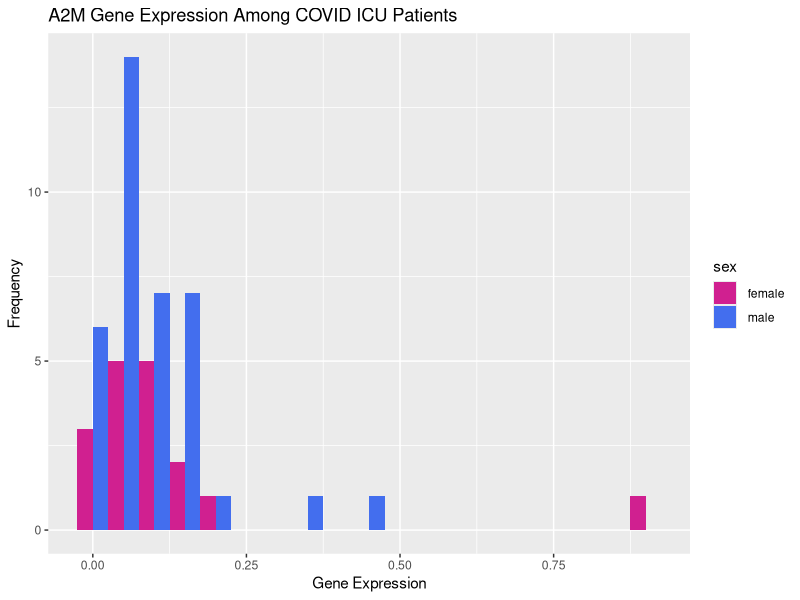
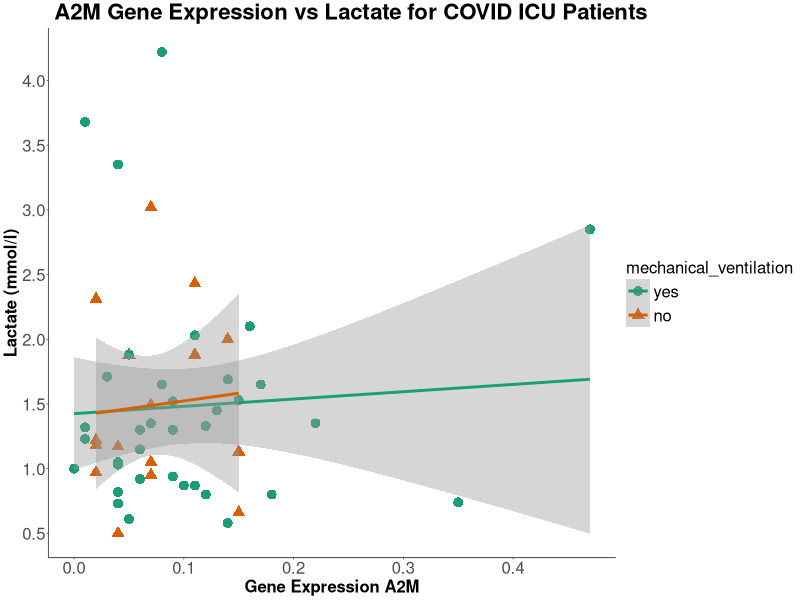
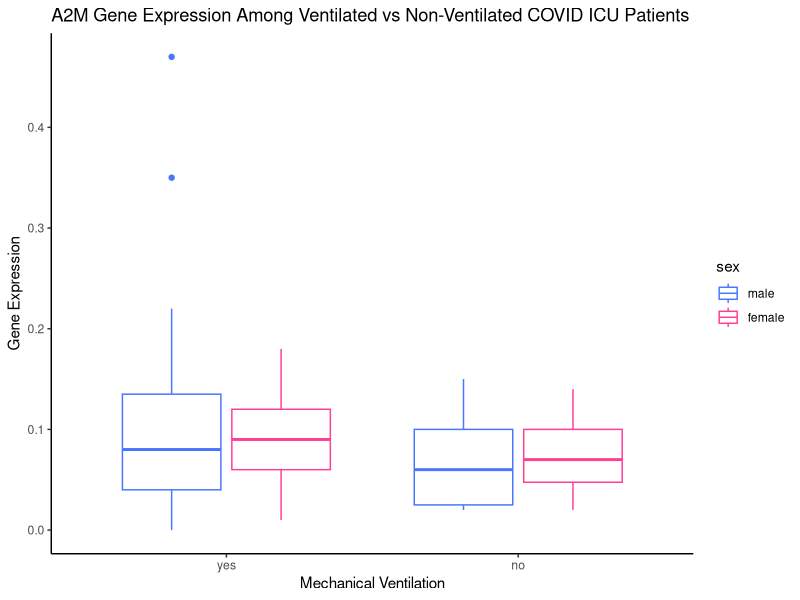
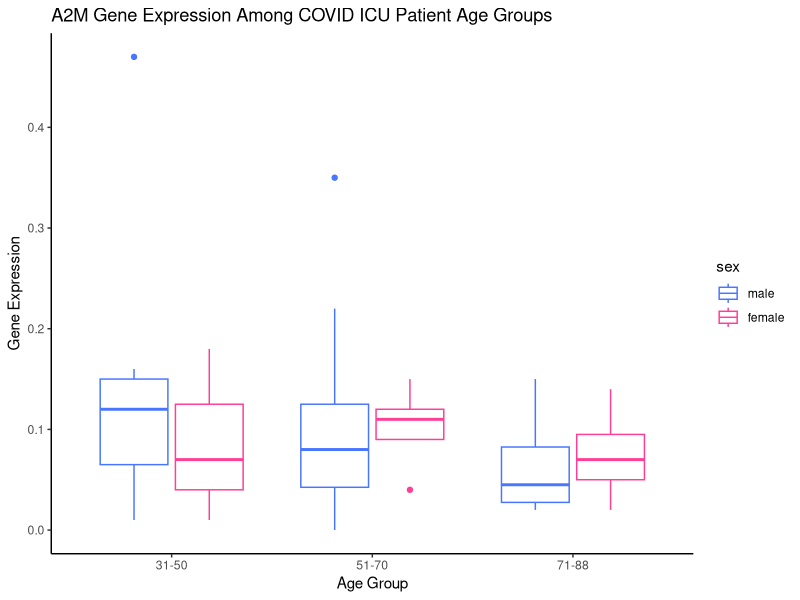

These charts were generated, in order, by the following R code:
## ---- chunk 1
knitr::opts_chunk$set(echo = TRUE)
library(dplyr)
## ---- chunk 2
# Set the working directory and read in the files
setwd("C:/Users/AlexandraTreml/Desktop/MS/QBS103/Project/QBS103_proj")
genes <- read.csv("genes_GSE157103.csv")
participant <- read.csv("series_matrix_GSE157103.csv")

#head(genes)
#head(participant)

# Rename the first column in genes to 'gene'
genes <- genes %>%
  rename(gene = X)

# Filter for 'A2M' gene
genes <- genes %>%
  filter(gene == "A2M")

# Pivot the genes dataframe
genes_long <- genes %>%
  tidyr::pivot_longer(cols = -gene, names_to = 'id', values_to = 'expression')
#head(genes_long)

# rename id column in participant, select my categorical covariates and continuous variable (+age for eda)
participant <- participant %>%
  filter(icu_status == ' yes') %>%
  rename(id = participant_id) %>%
  select(id, age, sex, mechanical_ventilation, lactate.mmol.l.)
#head(participant)

#join 2 dataframes
df <- left_join(participant, genes_long, by = "id")
# head(df)

#clean up new dataframe

#fill lactate unknowns with NA 
df$lactate.mmol.l.[df$lactate.mmol.l. == " unknown"] <- NA
#fill sex unknowns with NA 
df$sex[df$sex == " unknown"] <- NA
#remove : from age, and fill with NA
df$age[df$age == " :"] <- NA

#head(df)
## ---- chunk 3
#create a histogram using sex and gene expression

# Load the necessary library
library(ggplot2)
df <- na.omit(df)
df <- df %>% 
  select(id, gene, sex, age, mechanical_ventilation, expression, lactate.mmol.l.)
#head(df)

df$sex <- as.factor(df$sex)
levels(df$sex)


ggplot(data = df, aes(x = expression, fill = sex)) + 
  geom_histogram(binwidth = 0.05, position = 'dodge') + 
  labs(x = 'Gene Expression', y = 'Frequency', title = 'A2M Gene Expression Among COVID ICU Patients') +  
  scale_fill_manual(values = c("violetred", "royalblue2"))

## ---- chunk 4
#create a scatterplot using gene expression and lactate 

# Load necessary libraries
library(dplyr)
library(ggplot2)

#head(df)

# Convert lactate.mmol.l. to numeric
df$lactate.mmol.l. <- as.numeric(df$lactate.mmol.l.)

# Remove leading and trailing whitespaces from sex column
df$sex <- trimws(df$sex)
df$mechanical_ventilation <- trimws(df$mechanical_ventilation)

# Check unique levels
unique(df$sex)
unique(df$mechanical_ventilation)

# Set factor levels
df$sex <- factor(df$sex, levels = c("male", "female"))
df$mechanical_ventilation <- factor(df$mechanical_ventilation, levels = c("yes", "no"))


# Filter out values greater than 6.5 for the y-axis
df <- df %>% filter(lactate.mmol.l. <= 6.5)

df <- df %>% filter(expression <= 0.5)

# scatterplot vent
ggplot(df, aes(x = expression, y = lactate.mmol.l., color = mechanical_ventilation, shape = mechanical_ventilation)) + 
  geom_point(size = 3) + 
  scale_y_continuous(breaks = seq(0, ceiling(max(df$lactate.mmol.l., na.rm = TRUE)), by = 0.5)) +
  geom_smooth(method = "lm", se = TRUE) + 
  labs(x = 'Gene Expression A2M', y = 'Lactate (mmol/l)', title = ' A2M Gene Expression vs Lactate for COVID ICU Patients') + 
  theme_classic(base_size = 5) +
  scale_color_brewer(palette = 'Dark2') +
  #scale_color_manual(values = c("male" = "royalblue2", "female" = "violetred3")) + 
  scale_shape_manual(values = c(16, 17)) +  
  theme(
    plot.title = element_text(size = 16, face = "bold"), # Center and bold title
    axis.title = element_text(size = 12, face = "bold"), # Bold axis titles
    axis.text = element_text(size = 12), # Increase axis text size
    legend.title = element_text(size = 12), 
    legend.text = element_text(size = 12) 
  )
## ---- chunk 5
#boxplot of gene expression separated by both ventilator, sex, and age group

#head(df)

df$age <- as.numeric(df$age)

df$age_group <- cut(df$age,
                    breaks = c(21, 30, 50, 70, 88),
                    labels = c("21-30", "31-50", "51-70", "71-88"),
                    right = TRUE)
#head(df)


ggplot(df, aes(x = mechanical_ventilation, y = expression, color = sex)) +
  geom_boxplot() +
  scale_color_manual(values = c("male" = "royalblue1", "female" = "violetred1")) +
  labs(x = 'Mechanical Ventilation', y = 'Gene Expression', title = 'A2M Gene Expression Among Ventilated vs Non-Ventilated COVID ICU Patients') +
  theme_classic()

ggplot(df, aes(x = age_group, y = expression, color = sex)) +
  geom_boxplot() +
  scale_color_manual(values = c("male" = "royalblue1", "female" = "violetred1")) +
  labs(x = 'Age Group', y = 'Gene Expression', title = 'A2M Gene Expression Among COVID ICU Patient Age Groups') +
  theme_classic()
